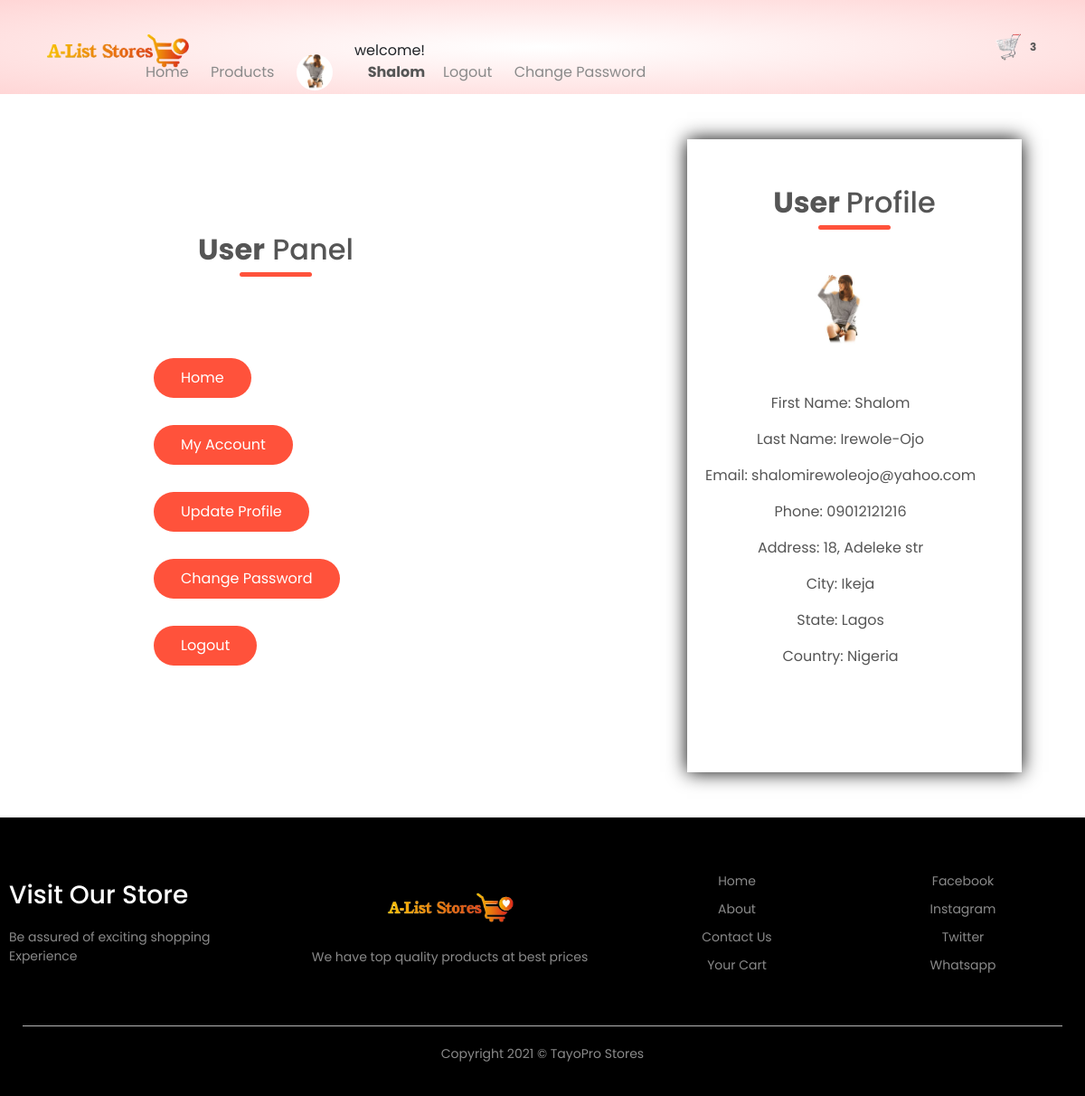
/users/ (signed in), run on the app's committed database.
### home/models.py (models this page shows, shortened)
class Setting (models.Model):
    STATUS = (
        ('True', 'True'),
        ('False', 'False'),
    )
    title = models.CharField (max_length=100)
    keywords = models.CharField (max_length=255)
    description = models.CharField (max_length=255, null=True)
    company = models.CharField (max_length=50, null=True)
    address = models.CharField (max_length=50, null=True)
    phone = models.CharField (null=True, max_length=15)
    email = models.CharField (blank=True, max_length=50)
    icon = models.ImageField (blank=True, null=True, upload_to = 'images/')
    logo = models.ImageField (blank=True, null=True, upload_to = 'images/')
    cart_icon = models.ImageField (blank=True, null=True, upload_to = 'images/')
    menu_icon = models.ImageField (blank=True, null=True, upload_to = 'images/')
    facebook = models.CharField (blank=True, max_length=50)
    instagram = models.CharField (blank=True, max_length=50)
    twitter = models.CharField (blank=True, max_length=50)
    created_at = models.DateTimeField (auto_now_add=True)
    updated_at = models.DateTimeField (auto_now=True)
    about = RichTextUploadingField (blank=True)
    about2 = RichTextUploadingField (blank=True, default = 'This is Alist Store. The store with the best of the best products to offer.')
    contact = RichTextUploadingField (blank=True)
    status = models.CharField (max_length=10, choices=STATUS)

### users/models.py (models this page shows, shortened)
class UserProfile(models.Model):
    user = models.OneToOneField(User, blank=True, null=True, on_delete=models.CASCADE)
    first_name = models.CharField(blank=True, max_length=20, null=True)
    last_name = models.CharField(blank=True, max_length=20, null=True)
    phone = models.CharField(blank=True, max_length=15)
    address = models.CharField(blank=True, max_length=15)
    city = models.CharField(blank=True, max_length=15)
    state = models.CharField(blank=True, max_length=15)
    country = models.CharField(blank=True, max_length=15)
    zipcode = models.CharField(blank=True, max_length=15)
    image = models.ImageField(blank=True, null=True, upload_to='images/users/', default='defaultpic.jpg')
    def image_tag(self):
        return mark_safe('<img scr="{}" height="50"/>'.format(self.image.url))
    image_tag.short_description = 'Image'
    class Meta:
        db_table = 'userprofile'
        managed = True
        verbose_name = 'UserProfile'
        verbose_name_plural = 'UserProfiles'

### users/views.py (the view)
# urls.py: path('', views.index, name = 'index'),
def index(request):
    setting= Setting.objects.get(pk=1)
    profile = UserProfile.objects.get(user__username = request.user.username)
    offer = Product.objects.get(offer=True)
    context = {
        'setting': setting,
        'profile': profile,
        'offer': offer
    }
    return render (request, 'userprofile.html', context)

### home/context_processor.py (called while the page is built)
def cartcount(request):
    cartcount = ShopCart.objects.filter(order_placed=False).filter(user__username=request.user.username)
    total_quantity = 0
    for item in cartcount:
        total_quantity += item.quantity
    context = {'itemcount': total_quantity}
    return context

### users/templates/userprofile.html (shortened to what this page needs)
{% extends 'base.html' %}
{% load static %}
{% block header %} {% include "prod-header.html" %} {% endblock header %}
{% block content %}
    <div class="profiledetails-page">
        <div class="container">
            <div class="row">
                <div class="col-2">
                    <h2  class="title"><strong>User</strong> Panel</h2>
                    <ul class="panel">
                        <li><a class="buttons" href="{% url 'index' %}">Home</a></li>
                        <li><a class="buttons" href="{% url 'user' %}">My Account</a></li>
                        <li><a class="buttons" href="{% url 'userupdate' %}">Update Profile</a></li>
                        <li><a class="buttons" href="{% url 'userpassword' %}">Change Password</a></li>
                        <li><a class="buttons" href="{% url 'logoutfunc' %}">Logout</a></li>
                    </ul>
                </div>
                <div class="col-2">
                    <div class="form-container">
                        <div class="form-buttons">
                            <h2 style="margin-top: 20px;" class="title"><strong>User </strong> Profile </h2>
                        </div>
                        <div class="details">
                            <img src="{{profile.image.url}}" alt="" style="border-radius: 30px; height:180px">
                            <div>
                                <p>First Name:  {{profile.first_name}}</p>
                                <p>Last Name:  {{profile.last_name}}</p>
                                <p>Email:   {{profile.user.email}}</p>
                                <p>Phone:  {{profile.phone}}</p>
                                <p>Address:  {{profile.address}}</p>
                                <p>City:  {{profile.city}}</p>
                                <p>State:  {{profile.state}}</p>
                                <p>Country:  {{profile.country}}</p>
                            </div>
                        </div>
                    </div>
                </div>
            </div>
        </div>
    </div>
   {% endblock content %}
   {% block footer %}  {% include "footer.html" %} {% endblock footer %}

### home/templates/prod-header.html (shortened to what this page needs)
<div class="headermain">
    <div class="container">
        <div class="header">
            <div class="logo">
                <a href="{% url 'index' %}"><img src="{{setting.logo.url}}" alt="company logo here"></a>
            </div>
            <div class="navbar">
                <ul id="MenuItems">
                        <li><a href="{% url 'index' %}">Home</a></li>
                        <li><a href="{% url 'category' %}">Products</a></li>
                    {% if user.id is not None %}
                        <li><a href="{% url 'user' %}"><img src="{{profile.image.url}}" alt="" style="border-radius: 30px; height:40px"></a></li>
                        <li>
                           welcome!<a href="{% url 'user' %}">
                                {% if request.user.first_name %}
                                    <p><strong> {{request.user.first_name}}</strong></p>
                                {% else %}
                                    <p><strong>{{request.user.username}}</strong></p>
                                {% endif %}
                           </a>
                        <li><a href="{% url 'logoutfunc' %}">Logout</a></li>
                        <li><a href="">Change Password</a></li>
                    {% else %}
                        <li><a href="{% url 'accountform' %}">Account</a></li>
                    {% endif %}
                </ul>
            </div>
            <a href="{% url 'order:shopcart' %}"><img src="{{setting.cart_icon.url}}" alt="shop cart" width="30px" height="30px">
                {% if itemcount > 0 %}
                    <span class="badge red z-depth-1 mr-1">{{ itemcount }}</span>
                {% else %}
                    <span class="badge red z-depth-1 mr-1">0</span>
                {% endif %}
            </a>
        </div>
    </div>
</div>

### home/templates/footer.html
 <div class="footer">
    <div class="container">
        <div class="row">
            <div class="footer-col-1">
                <h3>Visit Our Store</h3>
                <p>Be assured of exciting shopping Experience </p>
            </div>
            <div class="footer-col-2">
                <a href="{% url 'index' %}"><img src="{{setting.logo.url}}"></a>
                <p>We have top quality products at best prices</p>
            </div>
            <div class="footer-col-3">
                <ul>
                    <li><a href="{% url 'index' %}">Home</a></li>
                    <li><a href="{% url 'about' %}">About</a></li>
                    <li><a href="{% url 'contact' %}">Contact Us</a></li>
                    <li><a href="{% url 'order:shopcart' %}">Your Cart</a></li>
                </ul>
            </div>
            <div class="footer-col-4">
                <ul>
                    <li><a href="">Facebook</a></li>
                    <li><a href="">Instagram</a></li>
                    <li><a href="">Twitter</a></li>
                    <li><a href="">Whatsapp</a></li>
                </ul>
            </div>
        </div>
        <hr>
        <p class="copyright">Copyright 2021 &copy; TayoPro Stores</p>
    </div>
</div>

### home/static/css/main1.css (style rules this page uses)
* { padding: 0; margin: 0; box-sizing: border-box; }
body { font-family: 'Poppins', sans-serif; }
.headermain { background: radial-gradient(#fff, #ffd6d6); }
.container { max-width: 1300px; margin: auto; padding: 0 25px; }
.header { display: flex; align-items: center; padding: 20px; }
.logo { width: 100px; }
.logo img { width: 170px; }
.navbar { flex: 1; text-align: right; }
.navbar li { display: inline-block; margin-right: 20px; }
a { text-decoration: none; color: #555; }
p { color: #555; }
.row { display: flex; align-items: center; flex-wrap: wrap; justify-content: space-around; }
.col-2 { flex-basis: 50%; min-width: 300px; }
.col-2 img { max-width: 100%; padding: 50px 0; }
.buttons { display: inline-block; background: #ff523b; color: white; text-decoration: none; padding: 8px 30px; margin: 30px 0; border-radius: 30px; }
.title { text-align: center; margin: 0 auto 80px; position: relative; line-height: 60px; color: #555; }
.title::after { content: ''; background: #ff523b; width: 80px; height: 5px; border-radius: 5px; position: absolute; bottom: 0; left: 50%; transform: translateX(-50%); }
.footer { background: black; color: #8a8a8a; font-size: 14px; padding: 60px 0 20px; }
.footer p { color: #8a8a8a; }
.footer h3 { color: white; margin-bottom: 20px; }
.footer-col-1, .footer-col-2, .footer-col-3, .footer-col-4 { min-width: 250px; margin-bottom: 20px; }
.footer-col-1 { flex-basis: 25%; }
.footer-col-2 { flex: 1; text-align: center; }
.footer-col-2 img { width: 150px; margin-bottom: 20px; }
.footer-col-3, .footer-col-4 { flex-basis: 20%; text-align: center; }
ul { list-style-type: none; }
ul li { margin-bottom: 10px; }
ul a { text-decoration: none; color: #8a8a8a; }
.footer hr { border: none; background: #b5b5b5; height: 1px; margin: 20px 0; }
.copyright { text-align: center; }
.form-container { background: white; width: 300px; height: 470px; position: relative; text-align: center; padding: 20px 0; margin: auto; box-shadow: 0 0 20px 0 black; overflow: hidden; }
.form-buttons { display: inline-block; }
.panel .buttons { display: inline-block; background: #ff523b; color: white; text-decoration: none; padding: 10px 30px; margin: 10px 0; border-radius: 30px; }
.profiledetails-page { padding: 50px 0px; }
.profiledetails-page .form-container { background: white; width: 370px; height: 700px; position: relative; text-align: center; padding: 20px 0; margin: auto; box-shadow: 0 0 20px 0 black; }
.profiledetails-page .form-container .details { max-width: 100%; padding: 0 20px; position: absolute; top: 100px; transition: 1s; }

### data on the page
Setting: logo (picture), cart_icon (picture)
UserProfile: image (picture), first_name "Shalom", last_name "Irewole-Ojo", user.email "shalomirewoleojo@yahoo.com", phone "09012121216", address "18, Adeleke str", city "Ikeja", state "Lagos", country "Nigeria"

### other printed values
{{ request.user.username }} "Shalom"
{{ itemcount }} "3"
